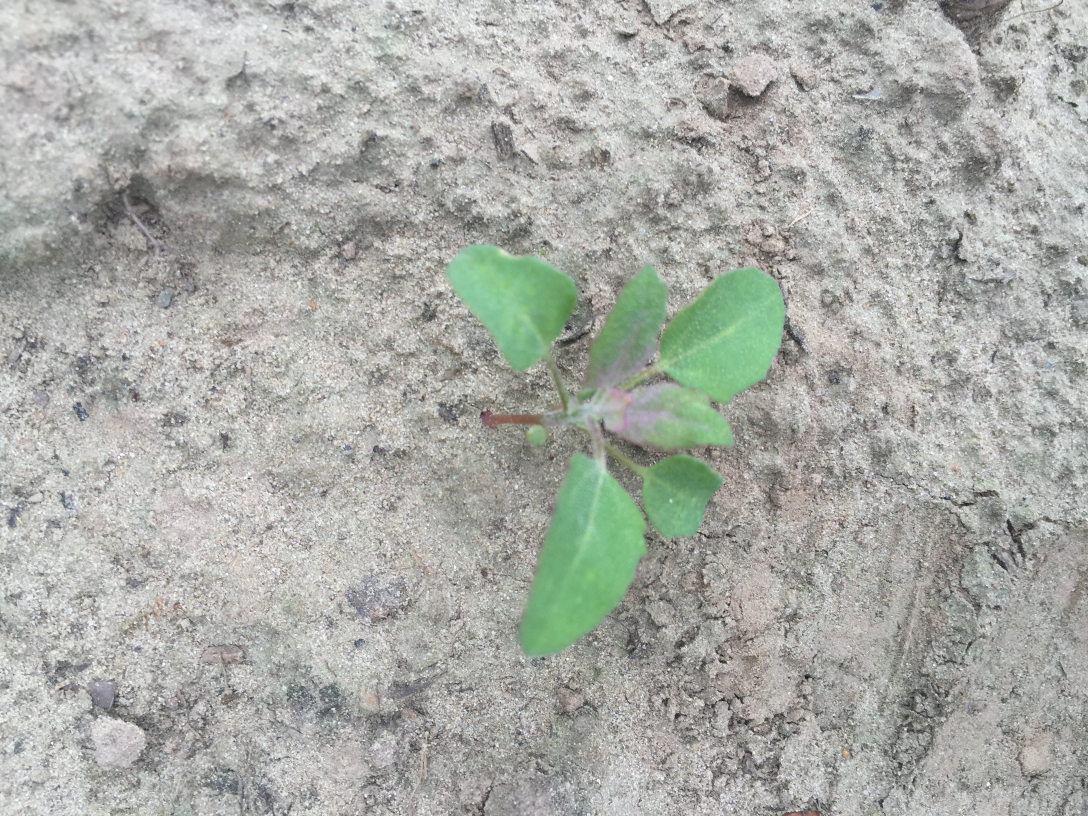
#> input picture IMG_7836.JPG, 3264 x 2448 px, given in place of bindweed.1.jpg, which was not available (shown at 1/3 size)
$ jupyter execute 'rescale image data .ipynb'   (shell and % lines are left out)   (older library calls are emulated)
#> lines starting #> are read from the running program, lines starting #| are printed output that depends on the picture; pictures that were not available may be replaced by others from this repository, and a replacement may not be noted
[cell 1]
#  THIS PROGRAM CAN BE USED TO RENAME IMAGE FILE, RESIZE AND SAVE IMAGE IN ONE SPECIFIC FOLDER

import glob, os


# PATH = 'F:\DeeplearningTest\data\IMG'
PATH = 'E:/PHD_Image_2017/weedDetectionPhD/dataset'
OUTPUT = 'C:/Users/junfeng/PycharmProjects/WeedDetectionPHD/dataset'

##################################################################


## the file name will be turned to 'classname + index +.jpg'   ##

#################################################################

for root, dirs, files in os.walk(PATH):

    for subfold in dirs:
        traindir = os.path.join(PATH, subfold) # get the classname behind PATH directory
        traindirFiles = os.listdir(traindir) # get all the files in one this class
        i = 1 # start point of file name in this class
        for file in traindirFiles: # iterative files in one class
            try:
                os.rename(os.path.join(traindir, file), os.path.join(traindir, subfold +'.'+str(i)+'.jpg'))
                i +=1 # rename next file
            except:FileExistsError  # to ensure programe runs no matter file exist error

[cell 2]
import numpy as np
import cv2
from PIL import Image
import scipy
from scipy import ndimage
from matplotlib import pyplot as plt
# path = 'F:\\DeeplearningTest - Copy\\data\\IMG\\bindweed\\bindweed.1.jpg'
path = 'E:/PHD_Image_2017/weedDetectionPhD/dataset/bindweed/bindweed.1.jpg'
image2 = np.array(ndimage.imread(path))
#> image2 is the input picture: shape (2448, 3264, 3); mean R, G, B 169.8, 172.5, 166.9
image3 = cv2.resize(image2, (128,128))
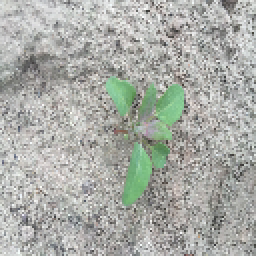
#> image3: shape (128, 128, 3) (shown 2 times larger); mean R, G, B 169.7, 172.3, 166.7
plt.figure()
plt.imshow(image3)

[cell 3]
image4 = cv2.resize(image3,(128,64))
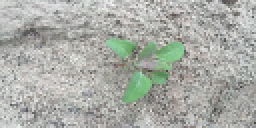
#> image4: shape (64, 128, 3) (shown 2 times larger); mean R, G, B 169.9, 172.6, 166.9
plt.imshow(image4)
print (image4.shape)
#| (64, 128, 3)

[cell 4]
import scipy.misc
data_list = []
classfold = os.listdir(PATH)

for fold in classfold:
    print('loading data + {}\n'.format(fold))
    i = 0
    fullClassfold = os.path.join(PATH,fold)
    files = os.listdir(fullClassfold)
    for file in files:
        fullfilefold = os.path.join(fullClassfold,file) # the full fold of image
        img = ndimage.imread(fullfilefold)
        i += 1
        imgResized = scipy.misc.imresize(img, (128,128))
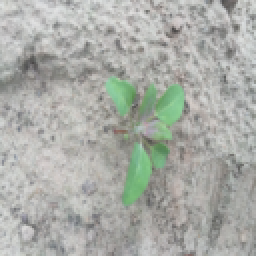
#> imgResized: shape (128, 128, 3) (shown 2 times larger); mean R, G, B 169.8, 172.5, 166.9
        scipy.misc.imsave(fullfilefold,imgResized)
#         imgResized = cv2.resize(img,(256,256)) # can change its dimension based on your own requirements
#         cv2.imwrite(fullfilefold,imgResized) !!!using this code, the color of the saved image has changed !!!!
        # append image data to the datalist
        data_list.append(imgResized)
    print('---{}-{} images were found in total--- \n'.format(i, fold))
